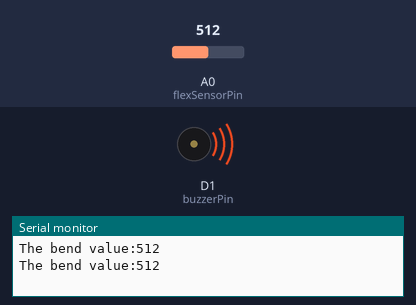
A sketch run on a simulated ESP8266 (NodeMCU). On the bench: buzzer (waves = sounding, pin HIGH), the last lines printed to the serial monitor. The inputs (shaded band) are chosen by the test bench; at power-on: A0 (flexSensorPin) = 512.

Above: at 1.8 s.
1.9 s: A0 (flexSensorPin) set to 325
3.4 s: A0 (flexSensorPin) set to 309
At 5.2 s:
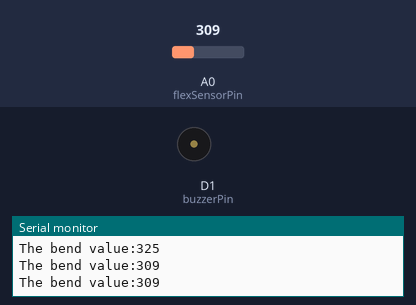
5.5 s: A0 (flexSensorPin) set to 326
At 6.9 s:
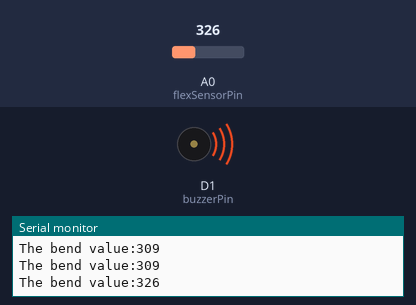
7.5 s: A0 (flexSensorPin) set to 306
At 8.4 s:
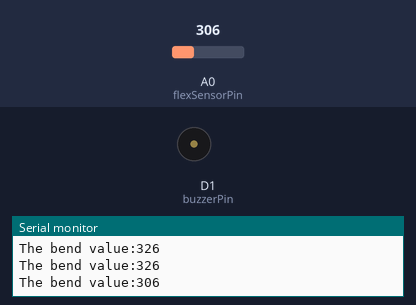
Timing chart, 0 to 10.5 s (numbered marks = the images above; inputs shaded):
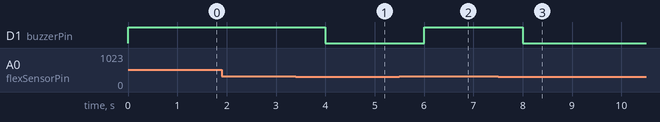

Measured:
- the behaviour switches between 316 and 315 on A0 (flexSensorPin) (found by bisection; images 0 and 1)
- after the input at 3.4 s, D1 (buzzerPin): HIGH → LOW after 0.60 s
- after the input at 5.5 s, D1 (buzzerPin): LOW → HIGH after 0.50 s
- after the input at 7.5 s, D1 (buzzerPin): HIGH → LOW after 0.50 s

The sketch:

arduino-without-sw.ino
```cpp
const int flexSensorPin = A0; // Analog pin for flex sensor
const int buzzerPin = D1;     // Digital pin for buzzer (GPIO5)
const int threshold = 316
;    // Threshold value for flex sensor

void setup() {
  Serial.begin(9600);        // Initialize serial communication
  pinMode(buzzerPin, OUTPUT);  // Set buzzer pin as output
}

void loop() {
  int flexValue = analogRead(flexSensorPin);
  Serial.print("The bend value:"); // Read the analog value from flex sensor
  Serial.println(flexValue);                 // Print the value to the Serial Monitor

  if (flexValue >= threshold) {
    digitalWrite(buzzerPin, HIGH);  // Turn on the buzzer
  } else {
    digitalWrite(buzzerPin, LOW);   // Turn off the buzzer
  }

  delay(1000); // Wait for 1 second before reading again
}
```
